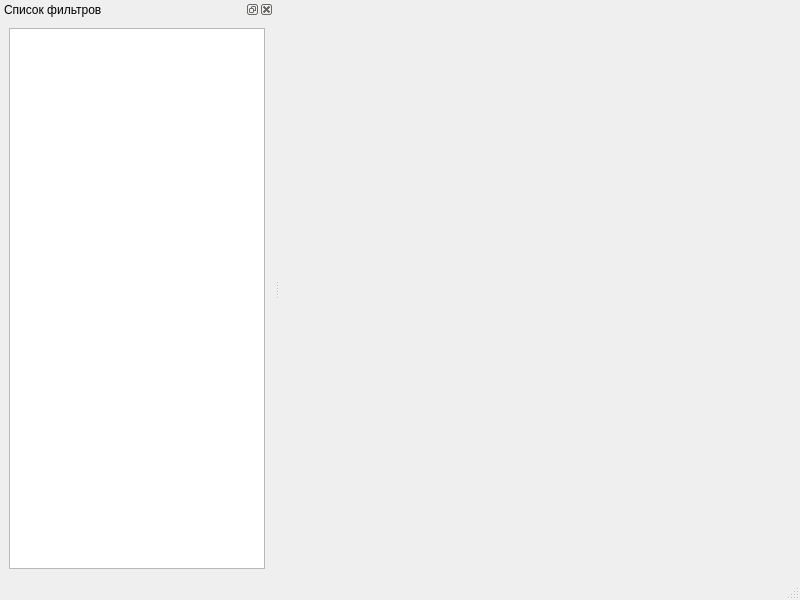
<?xml version="1.0" encoding="UTF-8"?>
<ui version="4.0">
 <class>MainWindow</class>
 <widget class="QMainWindow" name="MainWindow">
  <property name="geometry">
   <rect>
    <x>0</x>
    <y>0</y>
    <width>800</width>
    <height>600</height>
   </rect>
  </property>
  <property name="windowTitle">
   <string>MainWindow</string>
  </property>
  <widget class="QWidget" name="centralwidget">
   <layout class="QGridLayout" name="gridLayout_2">
    <item row="0" column="0">
     <widget class="QLabel" name="label">
      <property name="text">
       <string/>
      </property>
     </widget>
    </item>
   </layout>
  </widget>
  <widget class="QMenuBar" name="menubar">
   <property name="geometry">
    <rect>
     <x>0</x>
     <y>0</y>
     <width>800</width>
     <height>21</height>
    </rect>
   </property>
  </widget>
  <widget class="QStatusBar" name="statusbar"/>
  <widget class="QDockWidget" name="dockWidget">
   <property name="windowTitle">
    <string>Список фильтров</string>
   </property>
   <attribute name="dockWidgetArea">
    <number>1</number>
   </attribute>
   <widget class="QWidget" name="dockWidgetContents">
    <layout class="QGridLayout" name="gridLayout">
     <item row="0" column="0">
      <widget class="QListWidget" name="filterList"/>
     </item>
    </layout>
   </widget>
  </widget>
 </widget>
 <resources/>
 <connections/>
</ui>
